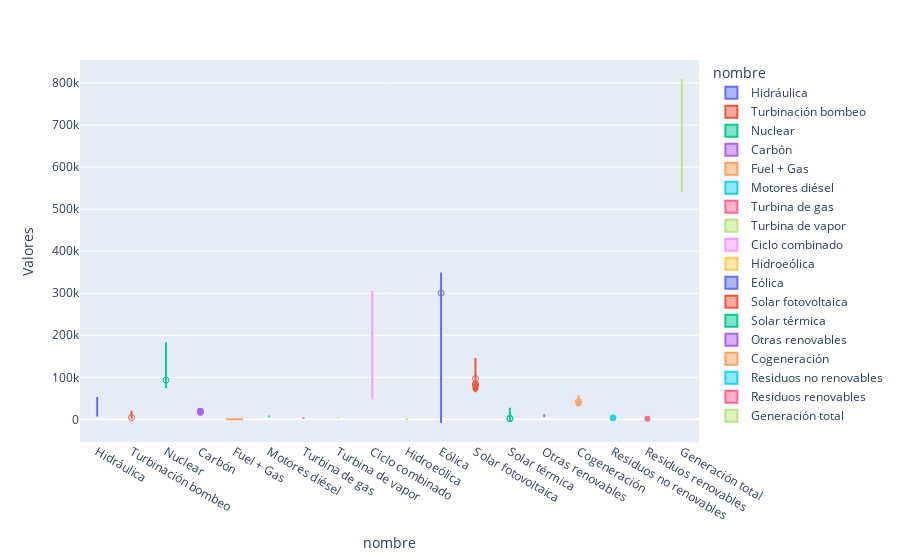

Notebook code for this chart:
### Code cell
px.violin(data_frame=df_generacion,
             x = 'nombre',
             y = 'Valores',
             color = 'nombre',
             points= 'suspectedoutliers'
             )

### Figure 1 — Plotly figure (JSON) as saved in the notebook; plotly's stock layout.template omitted (floating-point values rounded to 4 significant figures)
{"data": [{"alignmentgroup": "True", "box": {"visible": false}, "hovertemplate": "nombre=%{x}<br>Valores=%{y}<extra></extra>", "legendgroup": "Hidráulica", "marker": {"color": "#636efa"}, "name": "Hidráulica", "offsetgroup": "Hidráulica", "orientation": "v", "points": "suspectedoutliers", "scalegroup": "True", "showlegend": true, "type": "violin", "x": ["Hidráulica", "Hidráulica", "Hidráulica", "Hidráulica", "Hidráulica", "Hidráulica", "Hidráulica", "Hidráulica", "Hidráulica", "Hidráulica", "Hidráulica", "Hidráulica", "Hidráulica", "Hidráulica", "Hidráulica", "Hidráulica", "Hidráulica", "Hidráulica", "Hidráulica", "Hidráulica", "Hidráulica", "Hidráulica", "Hidráulica", "Hidráulica", "Hidráulica", "Hidráulica", "Hidráulica", "Hidráulica", "Hidráulica", "Hidráulica", "Hidráulica"], "x0": " ", "xaxis": "x", "y": [22680.0, 34410.0, 36180.0, 27250.0, 24810.0, 31050.0, 24150.0, 15560.0, 31780.0, 33070.0, 29080.0, 20210.0, 31120.0, 24340.0, 23310.0, 38970.0, 40810.0, 44280.0, 41710.0, 43510.0, 27450.0, 23510.0, 25840.0, 27090.0, 27620.0, 38750.0, 41530.0, 24530.0, 22870.0, 41940.0, 43710.0], "y0": " ", "yaxis": "y"}, {"alignmentgroup": "True", "box": {"visible": false}, "hovertemplate": "nombre=%{x}<br>Valores=%{y}<extra></extra>", "legendgroup": "Turbinación bombeo", "marker": {"color": "#EF553B"}, "name": "Turbinación bombeo", "offsetgroup": "Turbinación bombeo", "orientation": "v", "points": "suspectedoutliers", "scalegroup": "True", "showlegend": true, "type": "violin", "x": ["Turbinación bombeo", "Turbinación bombeo", "Turbinación bombeo", "Turbinación bombeo", "Turbinación bombeo", "Turbinación bombeo", "Turbinación bombeo", "Turbinación bombeo", "Turbinación bombeo", "Turbinación bombeo", "Turbinación bombeo", "Turbinación bombeo", "Turbinación bombeo", "Turbinación bombeo", "Turbinación bombeo", "Turbinación bombeo", "Turbinación bombeo", "Turbinación bombeo", "Turbinación bombeo", "Turbinación bombeo", "Turbinación bombeo", "Turbinación bombeo", "Turbinación bombeo", "Turbinación bombeo", "Turbinación bombeo", "Turbinación bombeo", "Turbinación bombeo", "Turbinación bombeo", "Turbinación bombeo", "Turbinación bombeo", "Turbinación bombeo"], "x0": " ", "xaxis": "x", "y": [12420.0, 5242.0, 4400.0, 7141.0, 8771.0, 10600.0, 10800.0, 11030.0, 15820.0, 7985.0, 12820.0, 16810.0, 17310.0, 16400.0, 14720.0, 14650.0, 10640.0, 12960.0, 11140.0, 11970.0, 17000.0, 15330.0, 13880.0, 10750.0, 13200.0, 7383.0, 10280.0, 12320.0, 13200.0, 13080.0, 10480.0], "y0": " ", "yaxis": "y"}, {"alignmentgroup": "True", "box": {"visible": false}, "hovertemplate": "nombre=%{x}<br>Valores=%{y}<extra></extra>", "legendgroup": "Nuclear", "marker": {"color": "#00cc96"}, "name": "Nuclear", "offsetgroup": "Nuclear", "orientation": "v", "points": "suspectedoutliers", "scalegroup": "True", "showlegend": true, "type": "violin", "x": ["Nuclear", "Nuclear", "Nuclear", "Nuclear", "Nuclear", "Nuclear", "Nuclear", "Nuclear", "Nuclear", "Nuclear", "Nuclear", "Nuclear", "Nuclear", "Nuclear", "Nuclear", "Nuclear", "Nuclear", "Nuclear", "Nuclear", "Nuclear", "Nuclear", "Nuclear", "Nuclear", "Nuclear", "Nuclear", "Nuclear", "Nuclear", "Nuclear", "Nuclear", "Nuclear", "Nuclear"], "x0": " ", "xaxis": "x", "y": [163800.0, 163500.0, 163500.0, 163600.0, 162700.0, 163700.0, 163800.0, 161600.0, 163900.0, 164100.0, 144400.0, 115400.0, 127700.0, 139100.0, 138500.0, 138500.0, 138800.0, 138500.0, 138400.0, 138300.0, 138200.0, 137700.0, 138000.0, 148400.0, 159600.0, 154300.0, 137000.0, 137700.0, 138800.0, 100700.0, 93270.0], "y0": " ", "yaxis": "y"}, {"alignmentgroup": "True", "box": {"visible": false}, "hovertemplate": "nombre=%{x}<br>Valores=%{y}<extra></extra>", "legendgroup": "Carbón", "marker": {"color": "#ab63fa"}, "name": "Carbón", "offsetgroup": "Carbón", "orientation": "v", "points": "suspectedoutliers", "scalegroup": "True", "showlegend": true, "type": "violin", "x": ["Carbón", "Carbón", "Carbón", "Carbón", "Carbón", "Carbón", "Carbón", "Carbón", "Carbón", "Carbón", "Carbón", "Carbón", "Carbón", "Carbón", "Carbón", "Carbón", "Carbón", "Carbón", "Carbón", "Carbón", "Carbón", "Carbón", "Carbón", "Carbón", "Carbón", "Carbón", "Carbón", "Carbón", "Carbón", "Carbón", "Carbón"], "x0": " ", "xaxis": "x", "y": [11480.0, 13140.0, 12800.0, 12730.0, 12940.0, 12410.0, 12100.0, 11520.0, 12920.0, 11970.0, 12900.0, 13550.0, 13200.0, 11660.0, 10730.0, 15120.0, 19460.0, 19890.0, 19830.0, 20140.0, 12660.0, 12120.0, 13780.0, 12720.0, 13600.0, 12800.0, 12860.0, 11370.0, 12240.0, 16360.0, 18240.0], "y0": " ", "yaxis": "y"}, {"alignmentgroup": "True", "box": {"visible": false}, "hovertemplate": "nombre=%{x}<br>Valores=%{y}<extra></extra>", "legendgroup": "Fuel + Gas", "marker": {"color": "#FFA15A"}, "name": "Fuel + Gas", "offsetgroup": "Fuel + Gas", "orientation": "v", "points": "suspectedoutliers", "scalegroup": "True", "showlegend": true, "type": "violin", "x": ["Fuel + Gas"], "x0": " ", "xaxis": "x", "y": [-0.001], "y0": " ", "yaxis": "y"}, {"alignmentgroup": "True", "box": {"visible": false}, "hovertemplate": "nombre=%{x}<br>Valores=%{y}<extra></extra>", "legendgroup": "Motores diésel", "marker": {"color": "#19d3f3"}, "name": "Motores diésel", "offsetgroup": "Motores diésel", "orientation": "v", "points": "suspectedoutliers", "scalegroup": "True", "showlegend": true, "type": "violin", "x": ["Motores diésel", "Motores diésel", "Motores diésel", "Motores diésel", "Motores diésel", "Motores diésel", "Motores diésel", "Motores diésel", "Motores diésel", "Motores diésel", "Motores diésel", "Motores diésel", "Motores diésel", "Motores diésel", "Motores diésel", "Motores diésel", "Motores diésel", "Motores diésel", "Motores diésel", "Motores diésel", "Motores diésel", "Motores diésel", "Motores diésel", "Motores diésel", "Motores diésel", "Motores diésel", "Motores diésel", "Motores diésel", "Motores diésel", "Motores diésel", "Motores diésel"], "x0": " ", "xaxis": "x", "y": [8002.0, 8176.0, 7349.0, 6942.0, 6896.0, 7183.0, 7680.0, 6553.0, 6491.0, 6681.0, 7016.0, 6738.0, 6893.0, 6408.0, 6303.0, 7001.0, 6416.0, 5919.0, 5954.0, 7659, 7695.0, 6580.0, 7236.0, 7788.0, 7230.0, 7839.0, 7955.0, 7535.0, 7311.0, 8277.0, 8367.0], "y0": " ", "yaxis": "y"}, {"alignmentgroup": "True", "box": {"visible": false}, "hovertemplate": "nombre=%{x}<br>Valores=%{y}<extra></extra>", "legendgroup": "Turbina de gas", "marker": {"color": "#FF6692"}, "name": "Turbina de gas", "offsetgroup": "Turbina de gas", "orientation": "v", "points": "suspectedoutliers", "scalegroup": "True", "showlegend": true, "type": "violin", "x": ["Turbina de gas", "Turbina de gas", "Turbina de gas", "Turbina de gas", "Turbina de gas", "Turbina de gas", "Turbina de gas", "Turbina de gas", "Turbina de gas", "Turbina de gas", "Turbina de gas", "Turbina de gas", "Turbina de gas", "Turbina de gas", "Turbina de gas", "Turbina de gas", "Turbina de gas", "Turbina de gas", "Turbina de gas", "Turbina de gas", "Turbina de gas", "Turbina de gas", "Turbina de gas", "Turbina de gas", "Turbina de gas", "Turbina de gas", "Turbina de gas", "Turbina de gas", "Turbina de gas", "Turbina de gas", "Turbina de gas"], "x0": " ", "xaxis": "x", "y": [1915.0, 2598.0, 2802.0, 2773.0, 2751.0, 3074.0, 2142.0, 1995.0, 3068.0, 2371.0, 2011.0, 1744.0, 1559.0, 1222.0, 1361.0, 1900.0, 2318.0, 2090.0, 1939.0, 1689.0, 2080.0, 1659.0, 2860.0, 3299.0, 3058.0, 3402.0, 2838.0, 2113.0, 2138.0, 3442.0, 3338.0], "y0": " ", "yaxis": "y"}, {"alignmentgroup": "True", "box": {"visible": false}, "hovertemplate": "nombre=%{x}<br>Valores=%{y}<extra></extra>", "legendgroup": "Turbina de vapor", "marker": {"color": "#B6E880"}, "name": "Turbina de vapor", "offsetgroup": "Turbina de vapor", "orientation": "v", "points": "suspectedoutliers", "scalegroup": "True", "showlegend": true, "type": "violin", "x": ["Turbina de vapor", "Turbina de vapor", "Turbina de vapor", "Turbina de vapor", "Turbina de vapor", "Turbina de vapor", "Turbina de vapor", "Turbina de vapor", "Turbina de vapor", "Turbina de vapor", "Turbina de vapor", "Turbina de vapor", "Turbina de vapor", "Turbina de vapor", "Turbina de vapor", "Turbina de vapor", "Turbina de vapor", "Turbina de vapor", "Turbina de vapor", "Turbina de vapor", "Turbina de vapor", "Turbina de vapor", "Turbina de vapor", "Turbina de vapor", "Turbina de vapor", "Turbina de vapor", "Turbina de vapor", "Turbina de vapor", "Turbina de vapor", "Turbina de vapor", "Turbina de vapor"], "x0": " ", "xaxis": "x", "y": [4250.0, 4804.0, 3974.0, 3295.0, 2695.0, 2756.0, 2921.0, 2875.0, 3207.0, 3308.0, 3272.0, 3409.0, 3504.0, 3310.0, 3177.0, 4153.0, 3578.0, 3393.0, 3515.0, 4475.0, 3879.0, 3686.0, 3804.0, 3988.0, 4626.0, 4715.0, 4919.0, 4981.0, 4575.0, 4451.0, 4839.0], "y0": " ", "yaxis": "y"}, {"alignmentgroup": "True", "box": {"visible": false}, "hovertemplate": "nombre=%{x}<br>Valores=%{y}<extra></extra>", "legendgroup": "Ciclo combinado", "marker": {"color": "#FF97FF"}, "name": "Ciclo combinado", "offsetgroup": "Ciclo combinado", "orientation": "v", "points": "suspectedoutliers", "scalegroup": "True", "showlegend": true, "type": "violin", "x": ["Ciclo combinado", "Ciclo combinado", "Ciclo combinado", "Ciclo combinado", "Ciclo combinado", "Ciclo combinado", "Ciclo combinado", "Ciclo combinado", "Ciclo combinado", "Ciclo combinado", "Ciclo combinado", "Ciclo combinado", "Ciclo combinado", "Ciclo combinado", "Ciclo combinado", "Ciclo combinado", "Ciclo combinado", "Ciclo combinado", "Ciclo combinado", "Ciclo combinado", "Ciclo combinado", "Ciclo combinado", "Ciclo combinado", "Ciclo combinado", "Ciclo combinado", "Ciclo combinado", "Ciclo combinado", "Ciclo combinado", "Ciclo combinado", "Ciclo combinado", "Ciclo combinado"], "x0": " ", "xaxis": "x", "y": [153200.0, 207400.0, 238900.0, 202500.0, 199800.0, 207600.0, 123900.0, 92830.0, 133900.0, 210200.0, 126700.0, 105900.0, 114000.0, 140600.0, 117100.0, 181000.0, 183900.0, 171400.0, 192100.0, 208100.0, 154400.0, 143100.0, 178600.0, 171400.0, 184500.0, 222300.0, 206900.0, 140300.0, 128000.0, 220600.0, 260800.0], "y0": " ", "yaxis": "y"}, {"alignmentgroup": "True", "box": {"visible": false}, "hovertemplate": "nombre=%{x}<br>Valores=%{y}<extra></extra>", "legendgroup": "Hidroeólica", "marker": {"color": "#FECB52"}, "name": "Hidroeólica", "offsetgroup": "Hidroeólica", "orientation": "v", "points": "suspectedoutliers", "scalegroup": "True", "showlegend": true, "type": "violin", "x": ["Hidroeólica", "Hidroeólica", "Hidroeólica", "Hidroeólica", "Hidroeólica", "Hidroeólica", "Hidroeólica", "Hidroeólica", "Hidroeólica", "Hidroeólica", "Hidroeólica", "Hidroeólica", "Hidroeólica", "Hidroeólica", "Hidroeólica", "Hidroeólica", "Hidroeólica", "Hidroeólica", "Hidroeólica", "Hidroeólica", "Hidroeólica", "Hidroeólica", "Hidroeólica", "Hidroeólica", "Hidroeólica", "Hidroeólica", "Hidroeólica", "Hidroeólica", "Hidroeólica", "Hidroeólica", "Hidroeólica"], "x0": " ", "xaxis": "x", "y": [5.401, 28.65, 37.99, 49.62, 75.19, 71.51, 24.82, 71.8, 82.06, 97.68, 42.12, 43.43, 49.38, 50.17, 40.15, 54.19, 69.27, 93.93, 95.33, 28.09, -2.192, -0.077, 2.047, 21.27, 26.19, 2.947, 3.604, 4.891, 13.57, 10.62, 6.117], "y0": " ", "yaxis": "y"}, {"alignmentgroup": "True", "box": {"visible": false}, "hovertemplate": "nombre=%{x}<br>Valores=%{y}<extra></extra>", "legendgroup": "Eólica", "marker": {"color": "#636efa"}, "name": "Eólica", "offsetgroup": "Eólica", "orientation": "v", "points": "suspectedoutliers", "scalegroup": "True", "showlegend": true, "type": "violin", "x": ["Eólica", "Eólica", "Eólica", "Eólica", "Eólica", "Eólica", "Eólica", "Eólica", "Eólica", "Eólica", "Eólica", "Eólica", "Eólica", "Eólica", "Eólica", "Eólica", "Eólica", "Eólica", "Eólica", "Eólica", "Eólica", "Eólica", "Eólica", "Eólica", "Eólica", "Eólica", "Eólica", "Eólica", "Eólica", "Eólica", "Eólica"], "x0": " ", "xaxis": "x", "y": [69830.0, 54170.0, 60510.0, 121100.0, 114400.0, 102700.0, 123200.0, 209500.0, 127100.0, 61870.0, 154400.0, 300400.0, 191700.0, 62210.0, 80960.0, 59480.0, 66700.0, 119100.0, 93720.0, 48740.0, 71790.0, 67340.0, 123200.0, 123400.0, 104400.0, 50450.0, 64420.0, 75520.0, 59590.0, 53810.0, 40360.0], "y0": " ", "yaxis": "y"}, {"alignmentgroup": "True", "box": {"visible": false}, "hovertemplate": "nombre=%{x}<br>Valores=%{y}<extra></extra>", "legendgroup": "Solar fotovoltaica", "marker": {"color": "#EF553B"}, "name": "Solar fotovoltaica", "offsetgroup": "Solar fotovoltaica", "orientation": "v", "points": "suspectedoutliers", "scalegroup": "True", "showlegend": true, "type": "violin", "x": ["Solar fotovoltaica", "Solar fotovoltaica", "Solar fotovoltaica", "Solar fotovoltaica", "Solar fotovoltaica", "Solar fotovoltaica", "Solar fotovoltaica", "Solar fotovoltaica", "Solar fotovoltaica", "Solar fotovoltaica", "Solar fotovoltaica", "Solar fotovoltaica", "Solar fotovoltaica", "Solar fotovoltaica", "Solar fotovoltaica", "Solar fotovoltaica", "Solar fotovoltaica", "Solar fotovoltaica", "Solar fotovoltaica", "Solar fotovoltaica", "Solar fotovoltaica", "Solar fotovoltaica", "Solar fotovoltaica", "Solar fotovoltaica", "Solar fotovoltaica", "Solar fotovoltaica", "Solar fotovoltaica", "Solar fotovoltaica", "Solar fotovoltaica", "Solar fotovoltaica", "Solar fotovoltaica"], "x0": " ", "xaxis": "x", "y": [121900.0, 118200.0, 118200.0, 127000.0, 112500.0, 83970.0, 73570.0, 82520.0, 97000.0, 115100.0, 136900.0, 79270.0, 133000.0, 131600.0, 124600.0, 133600.0, 127300.0, 124400.0, 130400.0, 128500.0, 126400.0, 130700.0, 126600.0, 120700.0, 121800.0, 121500.0, 120700.0, 118500.0, 121500.0, 115100.0, 118800.0], "y0": " ", "yaxis": "y"}, {"alignmentgroup": "True", "box": {"visible": false}, "hovertemplate": "nombre=%{x}<br>Valores=%{y}<extra></extra>", "legendgroup": "Solar térmica", "marker": {"color": "#00cc96"}, "name": "Solar térmica", "offsetgroup": "Solar térmica", "orientation": "v", "points": "suspectedoutliers", "scalegroup": "True", "showlegend": true, "type": "violin", "x": ["Solar térmica", "Solar térmica", "Solar térmica", "Solar térmica", "Solar térmica", "Solar térmica", "Solar térmica", "Solar térmica", "Solar térmica", "Solar térmica", "Solar térmica", "Solar térmica", "Solar térmica", "Solar térmica", "Solar térmica", "Solar térmica", "Solar térmica", "Solar térmica", "Solar térmica", "Solar térmica", "Solar térmica", "Solar térmica", "Solar térmica", "Solar térmica", "Solar térmica", "Solar térmica", "Solar térmica", "Solar térmica", "Solar térmica", "Solar térmica", "Solar térmica"], "x0": " ", "xaxis": "x", "y": [15360.0, 14420.0, 18170.0, 19160.0, 14430.0, 6282.0, 1329.0, 2884.0, 4759.0, 16800.0, 20320.0, 5231.0, 12840.0, 19950.0, 22560.0, 20530.0, 21100.0, 19450.0, 18620.0, 19660.0, 19700.0, 21470.0, 18330.0, 16070.0, 13370.0, 15050.0, 12170.0, 10160.0, 15610.0, 14940.0, 15090.0], "y0": " ", "yaxis": "y"}, {"alignmentgroup": "True", "box": {"visible": false}, "hovertemplate": "nombre=%{x}<br>Valores=%{y}<extra></extra>", "legendgroup": "Otras renovables", "marker": {"color": "#ab63fa"}, "name": "Otras renovables", "offsetgroup": "Otras renovables", "orientation": "v", "points": "suspectedoutliers", "scalegroup": "True", "showlegend": true, "type": "violin", "x": ["Otras renovables", "Otras renovables", "Otras renovables", "Otras renovables", "Otras renovables", "Otras renovables", "Otras renovables", "Otras renovables", "Otras renovables", "Otras renovables", "Otras renovables", "Otras renovables", "Otras renovables", "Otras renovables", "Otras renovables", "Otras renovables", "Otras renovables", "Otras renovables", "Otras renovables", "Otras renovables", "Otras renovables", "Otras renovables", "Otras renovables", "Otras renovables", "Otras renovables", "Otras renovables", "Otras renovables", "Otras renovables", "Otras renovables", "Otras renovables", "Otras renovables"], "x0": " ", "xaxis": "x", "y": [10430.0, 10110.0, 10870.0, 10820.0, 10620.0, 10810.0, 9480.0, 7427.0, 7906.0, 8720.0, 8347.0, 8638.0, 8869.0, 8998.0, 7589.0, 7919.0, 7809.0, 7818.0, 7734.0, 7933.0, 8141.0, 7085.0, 7468.0, 9854.0, 10250.0, 10110.0, 10830.0, 10400.0, 9847.0, 10100.0, 10460.0], "y0": " ", "yaxis": "y"}, {"alignmentgroup": "True", "box": {"visible": false}, "hovertemplate": "nombre=%{x}<br>Valores=%{y}<extra></extra>", "legendgroup": "Cogeneración", "marker": {"color": "#FFA15A"}, "name": "Cogeneración", "offsetgroup": "Cogeneración", "orientation": "v", "points": "suspectedoutliers", "scalegroup": "True", "showlegend": true, "type": "violin", "x": ["Cogeneración", "Cogeneración", "Cogeneración", "Cogeneración", "Cogeneración", "Cogeneración", "Cogeneración", "Cogeneración", "Cogeneración", "Cogeneración", "Cogeneración", "Cogeneración", "Cogeneración", "Cogeneración", "Cogeneración", "Cogeneración", "Cogeneración", "Cogeneración", "Cogeneración", "Cogeneración", "Cogeneración", "Cogeneración", "Cogeneración", "Cogeneración", "Cogeneración", "Cogeneración", "Cogeneración", "Cogeneración", "Cogeneración", "Cogeneración", "Cogeneración"], "x0": " ", "xaxis": "x", "y": [45450.0, 49570.0, 51010.0, 51680.0, 53490.0, 54780.0, 47630.0, 37680.0, 50170.0, 52970.0, 49710.0, 47310.0, 50000.0, 48660.0, 42270.0, 49990.0, 50970.0, 49620.0, 50450.0, 50700.0, 44710.0, 42110.0, 49200.0, 49220.0, 50470.0, 53120.0, 53830.0, 50790.0, 48590.0, 53970.0, 54220.0], "y0": " ", "yaxis": "y"}, {"alignmentgroup": "True", "box": {"visible": false}, "hovertemplate": "nombre=%{x}<br>Valores=%{y}<extra></extra>", "legendgroup": "Residuos no renovables", "marker": {"color": "#19d3f3"}, "name": "Residuos no renovables", "offsetgroup": "Residuos no renovables", "orientation": "v", "points": "suspectedoutliers", "scalegroup": "True", "showlegend": true, "type": "violin", "x": ["Residuos no renovables", "Residuos no renovables", "Residuos no renovables", "Residuos no renovables", "Residuos no renovables", "Residuos no renovables", "Residuos no renovables", "Residuos no renovables", "Residuos no renovables", "Residuos no renovables", "Residuos no renovables", "Residuos no renovables", "Residuos no renovables", "Residuos no renovables", "Residuos no renovables", "Residuos no renovables", "Residuos no renovables", "Residuos no renovables", "Residuos no renovables", "Residuos no renovables", "Residuos no renovables", "Residuos no renovables", "Residuos no renovables", "Residuos no renovables", "Residuos no renovables", "Residuos no renovables", "Residuos no renovables", "Residuos no renovables", "Residuos no renovables", "Residuos no renovables", "Residuos no renovables"], "x0": " ", "xaxis": "x", "y": [3865.0, 3911.0, 3526.0, 2975.0, 3780.0, 3840.0, 3723.0, 3757.0, 3934.0, 4036.0, 3978.0, 3902.0, 3896.0, 4144.0, 4075.0, 4180.0, 4074.0, 4202.0, 4032.0, 3915.0, 3905.0, 3961.0, 4023.0, 4001.0, 4025.0, 4031.0, 4070.0, 4239.0, 4018.0, 4155.0, 4252.0], "y0": " ", "yaxis": "y"}, {"alignmentgroup": "True", "box": {"visible": false}, "hovertemplate": "nombre=%{x}<br>Valores=%{y}<extra></extra>", "legendgroup": "Residuos renovables", "marker": {"color": "#FF6692"}, "name": "Residuos renovables", "offsetgroup": "Residuos renovables", "orientation": "v", "points": "suspectedoutliers", "scalegroup": "True", "showlegend": true, "type": "violin", "x": ["Residuos renovables", "Residuos renovables", "Residuos renovables", "Residuos renovables", "Residuos renovables", "Residuos renovables", "Residuos renovables", "Residuos renovables", "Residuos renovables", "Residuos renovables", "Residuos renovables", "Residuos renovables", "Residuos renovables", "Residuos renovables", "Residuos renovables", "Residuos renovables", "Residuos renovables", "Residuos renovables", "Residuos renovables", "Residuos renovables", "Residuos renovables", "Residuos renovables", "Residuos renovables", "Residuos renovables", "Residuos renovables", "Residuos renovables", "Residuos renovables", "Residuos renovables", "Residuos renovables", "Residuos renovables", "Residuos renovables"], "x0": " ", "xaxis": "x", "y": [2417.0, 2421.0, 2067.0, 1571.0, 2299.0, 2406.0, 2384.0, 2473.0, 2605.0, 2621.0, 2560.0, 2416.0, 2391.0, 2479.0, 2550.0, 2650.0, 2539.0, 2655.0, 2660.0, 2616.0, 2606.0, 2674.0, 2715.0, 2691.0, 2713.0, 2733.0, 2739.0, 2595.0, 2420.0, 2438.0, 2494.0], "y0": " ", "yaxis": "y"}, {"alignmentgroup": "True", "box": {"visible": false}, "hovertemplate": "nombre=%{x}<br>Valores=%{y}<extra></extra>", "legendgroup": "Generación total", "marker": {"color": "#B6E880"}, "name": "Generación total", "offsetgroup": "Generación total", "orientation": "v", "points": "suspectedoutliers", "scalegroup": "True", "showlegend": true, "type": "violin", "x": ["Generación total", "Generación total", "Generación total", "Generación total", "Generación total", "Generación total", "Generación total", "Generación total", "Generación total", "Generación total", "Generación total", "Generación total", "Generación total", "Generación total", "Generación total", "Generación total", "Generación total", "Generación total", "Generación total", "Generación total", "Generación total", "Generación total", "Generación total", "Generación total", "Generación total", "Generación total", "Generación total", "Generación total", "Generación total", "Generación total", "Generación total"], "x0": " ", "xaxis": "x", "y": [646900.0, 692100.0, 734300.0, 760700.0, 733000.0, 703300.0, 608900.0, 650300.0, 664700.0, 701900.0, 714500.0, 731000.0, 718100.0, 621100.0, 599900.0, 679800.0, 686400.0, 725800.0, 722300.0, 697900.0, 640600.0, 619100.0, 715500.0, 711300.0, 720500.0, 708500.0, 693000.0, 613000.0, 590600.0, 663300.0, 688800.0], "y0": " ", "yaxis": "y"}], "layout": {"legend": {"title": {"text": "nombre"}, "tracegroupgap": 0}, "margin": {"t": 60}, "violinmode": "overlay", "xaxis": {"anchor": "y", "categoryarray": ["Hidráulica", "Turbinación bombeo", "Nuclear", "Carbón", "Fuel + Gas", "Motores diésel", "Turbina de gas", "Turbina de vapor", "Ciclo combinado", "Hidroeólica", "Eólica", "Solar fotovoltaica", "Solar térmica", "Otras renovables", "Cogeneración", "Residuos no renovables", "Residuos renovables", "Generación total"], "categoryorder": "array", "domain": [0, 1], "title": {"text": "nombre"}}, "yaxis": {"anchor": "x", "domain": [0, 1], "title": {"text": "Valores"}}}}
